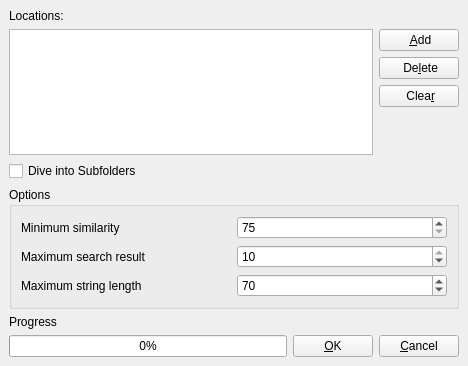
<ui version="4.0" >
 <class>tmsetting</class>
 <widget class="QWidget" name="tmsetting" >
  <property name="geometry" >
   <rect>
    <x>0</x>
    <y>0</y>
    <width>468</width>
    <height>366</height>
   </rect>
  </property>
  <property name="windowTitle" >
   <string>Translation Memory and glossary Settings</string>
  </property>
  <layout class="QGridLayout" >
   <property name="margin" >
    <number>9</number>
   </property>
   <property name="spacing" >
    <number>6</number>
   </property>
   <item row="5" column="0" colspan="2" >
    <widget class="QCheckBox" name="checkBox" >
     <property name="whatsThis" >
      <string/>
     </property>
     <property name="text" >
      <string>Dive into Subfolders</string>
     </property>
    </widget>
   </item>
   <item rowspan="4" row="1" column="0" colspan="2" >
    <widget class="QListWidget" name="listWidget" >
     <property name="sizePolicy" >
      <sizepolicy>
       <hsizetype>7</hsizetype>
       <vsizetype>7</vsizetype>
       <horstretch>0</horstretch>
       <verstretch>1</verstretch>
      </sizepolicy>
     </property>
     <property name="toolTip" >
      <string/>
     </property>
     <property name="statusTip" >
      <string/>
     </property>
     <property name="whatsThis" >
      <string/>
     </property>
    </widget>
   </item>
   <item row="4" column="2" >
    <spacer>
     <property name="orientation" >
      <enum>Qt::Vertical</enum>
     </property>
     <property name="sizeHint" >
      <size>
       <width>20</width>
       <height>16</height>
      </size>
     </property>
    </spacer>
   </item>
   <item row="3" column="2" >
    <widget class="QPushButton" name="btnRemoveAll" >
     <property name="toolTip" >
      <string>Clear path(s)</string>
     </property>
     <property name="text" >
      <string> Clea&amp;r</string>
     </property>
     <property name="icon" >
      <iconset>../images/eraser.png</iconset>
     </property>
     <property name="iconSize" >
      <size>
       <width>16</width>
       <height>16</height>
      </size>
     </property>
    </widget>
   </item>
   <item row="2" column="2" >
    <widget class="QPushButton" name="btnRemove" >
     <property name="toolTip" >
      <string>Delete selected path(s)</string>
     </property>
     <property name="text" >
      <string> De&amp;lete</string>
     </property>
     <property name="icon" >
      <iconset>../images/removeTM.png</iconset>
     </property>
     <property name="iconSize" >
      <size>
       <width>16</width>
       <height>16</height>
      </size>
     </property>
    </widget>
   </item>
   <item row="1" column="2" >
    <widget class="QPushButton" name="btnAdd" >
     <property name="toolTip" >
      <string>Add file or directory path(s)</string>
     </property>
     <property name="text" >
      <string> &amp;Add</string>
     </property>
     <property name="icon" >
      <iconset>../images/addTM.png</iconset>
     </property>
     <property name="iconSize" >
      <size>
       <width>16</width>
       <height>16</height>
      </size>
     </property>
    </widget>
   </item>
   <item row="8" column="2" >
    <widget class="QPushButton" name="btnCancel" >
     <property name="text" >
      <string>&amp;Cancel</string>
     </property>
    </widget>
   </item>
   <item row="8" column="1" >
    <widget class="QPushButton" name="btnOk" >
     <property name="text" >
      <string>&amp;OK</string>
     </property>
    </widget>
   </item>
   <item row="6" column="0" colspan="3" >
    <widget class="QGroupBox" name="groupBox" >
     <property name="title" >
      <string>Options</string>
     </property>
     <layout class="QGridLayout" >
      <property name="margin" >
       <number>9</number>
      </property>
      <property name="spacing" >
       <number>6</number>
      </property>
      <item row="2" column="0" >
       <widget class="QLabel" name="label_3" >
        <property name="text" >
         <string>Maximum string length</string>
        </property>
       </widget>
      </item>
      <item row="2" column="1" >
       <widget class="QSpinBox" name="spinMaxLen" >
        <property name="whatsThis" >
         <string/>
        </property>
        <property name="maximum" >
         <number>100</number>
        </property>
        <property name="minimum" >
         <number>1</number>
        </property>
        <property name="value" >
         <number>70</number>
        </property>
       </widget>
      </item>
      <item row="0" column="1" >
       <widget class="QSpinBox" name="spinSimilarity" >
        <property name="whatsThis" >
         <string/>
        </property>
        <property name="maximum" >
         <number>100</number>
        </property>
        <property name="minimum" >
         <number>75</number>
        </property>
        <property name="singleStep" >
         <number>1</number>
        </property>
        <property name="value" >
         <number>75</number>
        </property>
       </widget>
      </item>
      <item row="0" column="0" >
       <widget class="QLabel" name="label" >
        <property name="text" >
         <string>Minimum similarity</string>
        </property>
       </widget>
      </item>
      <item row="1" column="1" >
       <widget class="QSpinBox" name="spinMaxCandidate" >
        <property name="whatsThis" >
         <string/>
        </property>
        <property name="maximum" >
         <number>10</number>
        </property>
        <property name="minimum" >
         <number>1</number>
        </property>
        <property name="value" >
         <number>10</number>
        </property>
       </widget>
      </item>
      <item row="1" column="0" >
       <widget class="QLabel" name="label_2" >
        <property name="text" >
         <string>Maximum search result</string>
        </property>
       </widget>
      </item>
     </layout>
    </widget>
   </item>
   <item row="0" column="0" colspan="2" >
    <widget class="QLabel" name="label_4" >
     <property name="text" >
      <string>Locations:</string>
     </property>
    </widget>
   </item>
   <item row="8" column="0" >
    <widget class="QProgressBar" name="progressBar" >
     <property name="value" >
      <number>0</number>
     </property>
     <property name="orientation" >
      <enum>Qt::Horizontal</enum>
     </property>
    </widget>
   </item>
   <item row="7" column="0" colspan="3" >
    <widget class="QLabel" name="label_6" >
     <property name="text" >
      <string>Progress</string>
     </property>
    </widget>
   </item>
  </layout>
 </widget>
 <tabstops>
  <tabstop>listWidget</tabstop>
  <tabstop>btnAdd</tabstop>
  <tabstop>btnRemove</tabstop>
  <tabstop>btnRemoveAll</tabstop>
  <tabstop>checkBox</tabstop>
  <tabstop>spinSimilarity</tabstop>
  <tabstop>spinMaxCandidate</tabstop>
  <tabstop>spinMaxLen</tabstop>
  <tabstop>btnOk</tabstop>
  <tabstop>btnCancel</tabstop>
 </tabstops>
 <resources/>
 <connections/>
</ui>
